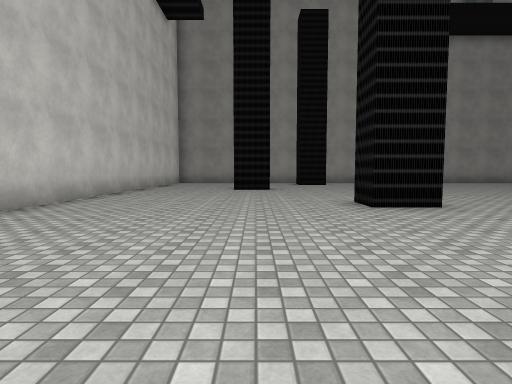
view 1 (above)

24 first-person views from a walk through a scene from a Unity 3-D project. The camera is 1.3 m above the floor, tilts 4° down and sees 80° across. The floor is counted in squares, 2 m on a side. Each view is taken from the middle of a square. On the plan, view 1 faces up. The plan holds only what a view shows up to about 10 squares ahead; the rest is blank. The player character is not drawn. Some surface patterns are stand-ins.

view 2
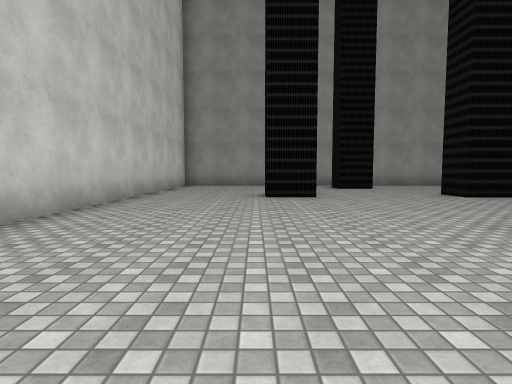

view 3
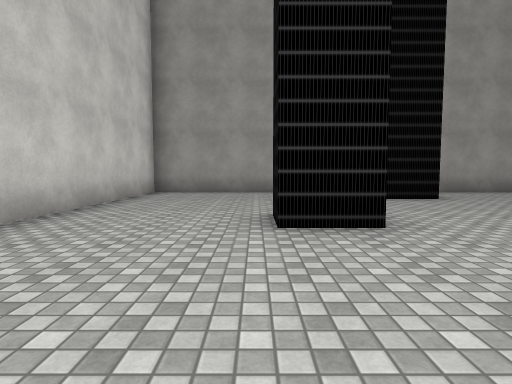

view 4
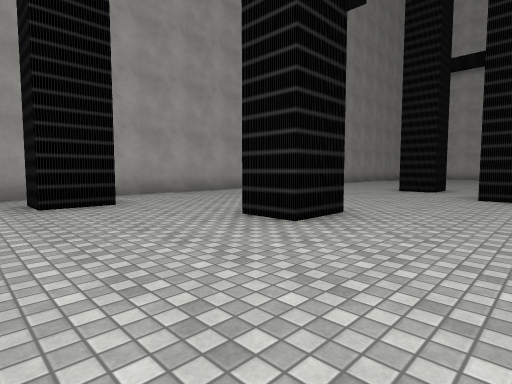

view 5
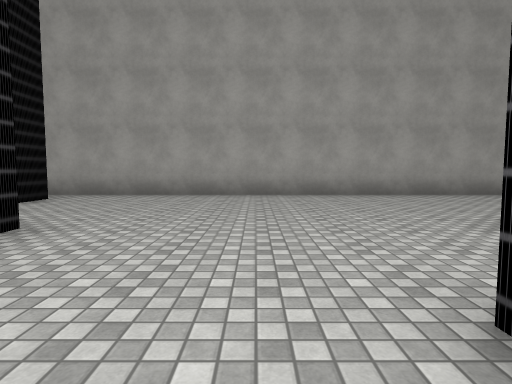

view 6
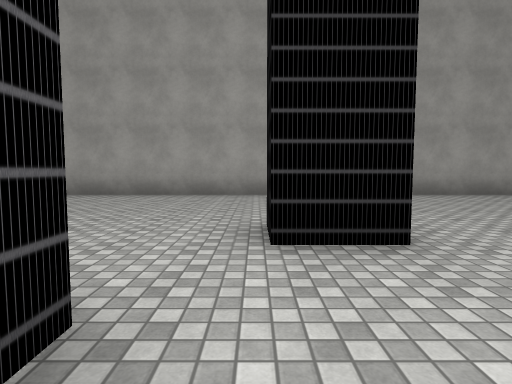

view 7
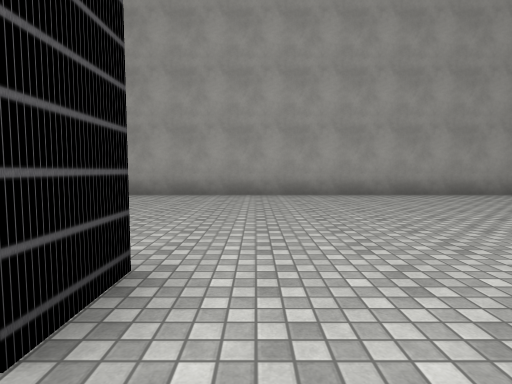

view 8
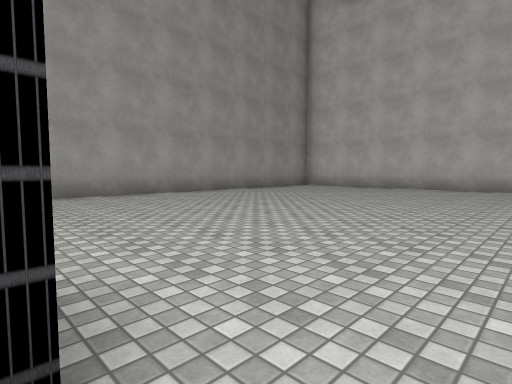

view 9
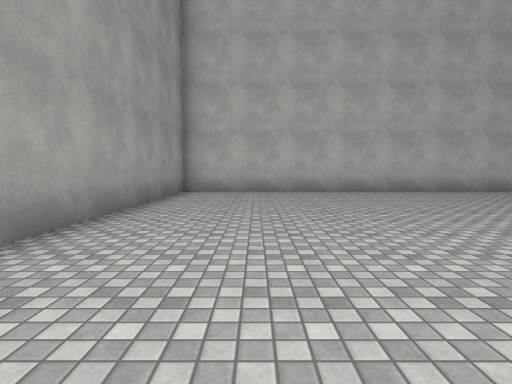

view 10
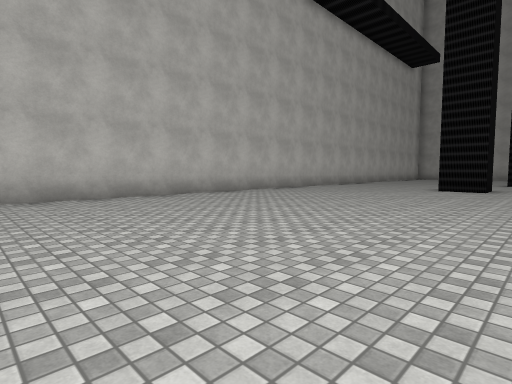

view 11
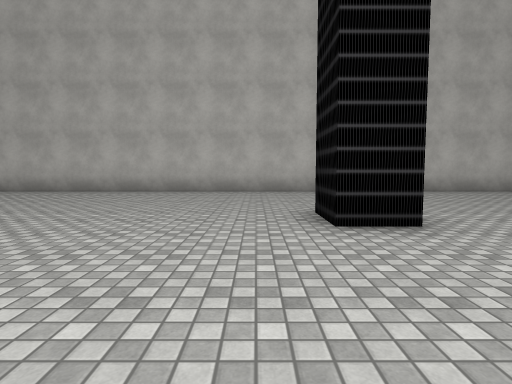

view 12
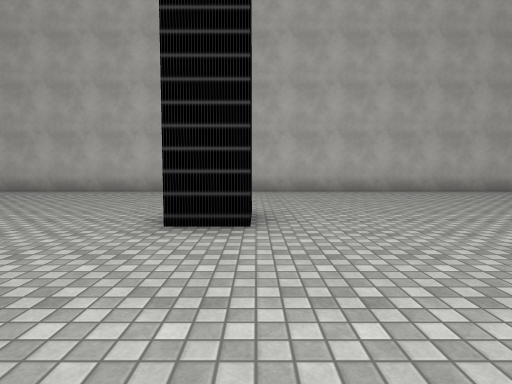

view 13
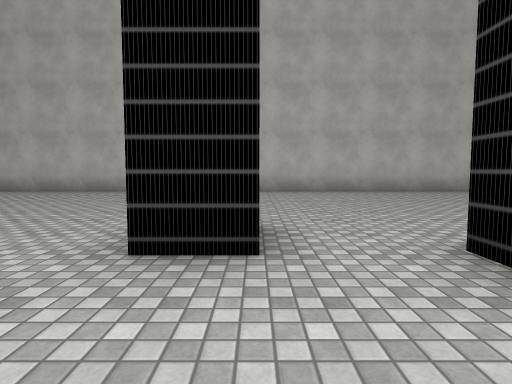

view 14
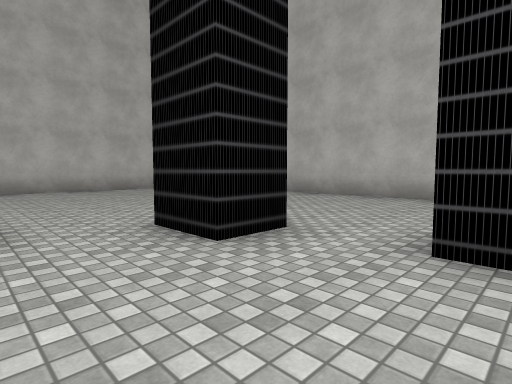

view 15
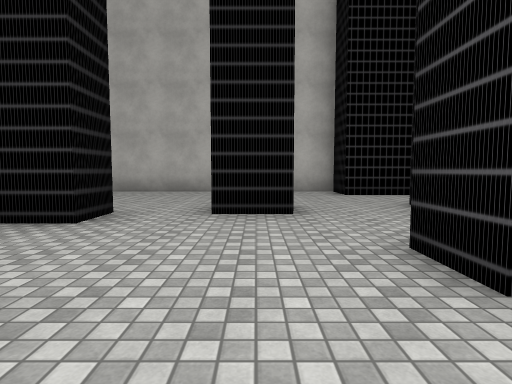

view 16
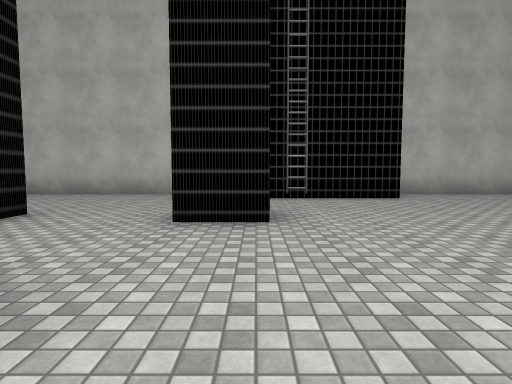

view 17
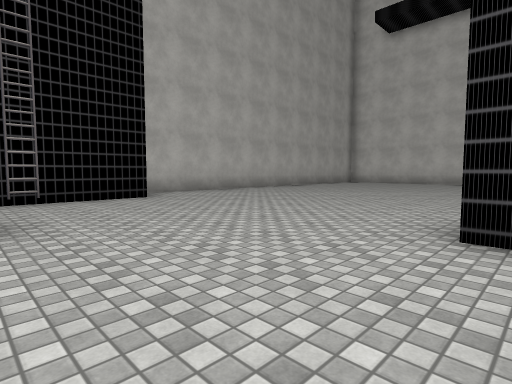

view 18
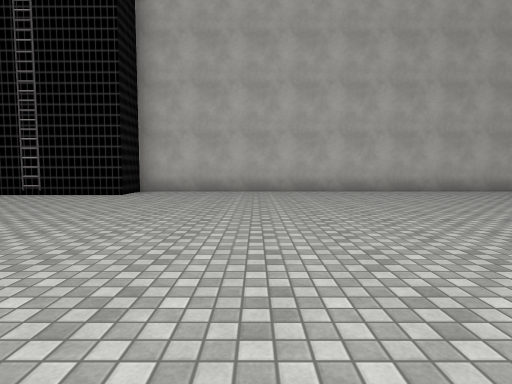

view 19
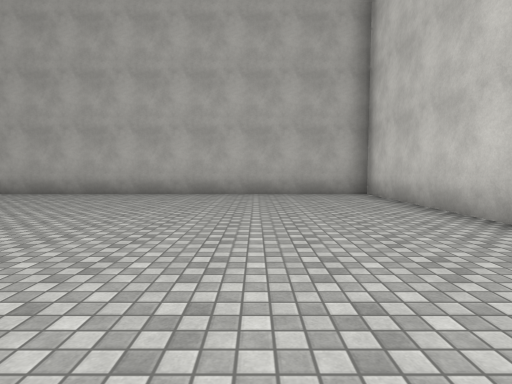

view 20
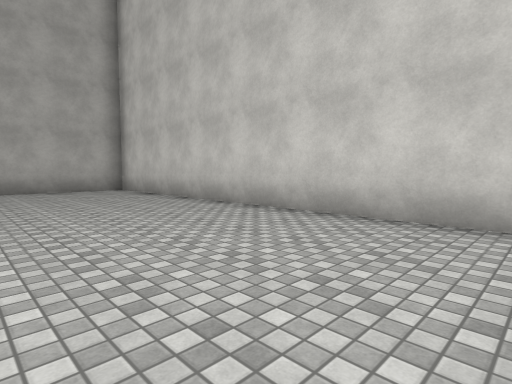

view 21
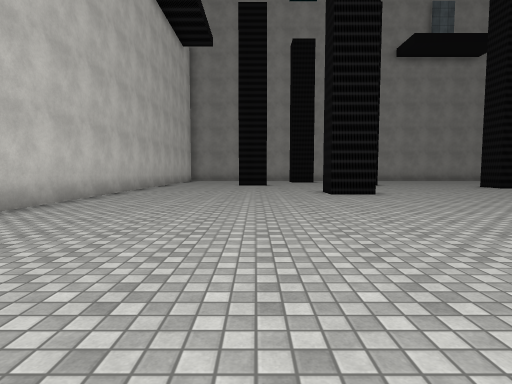

view 22
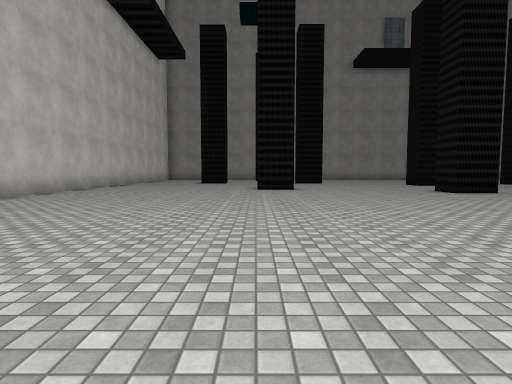

view 23
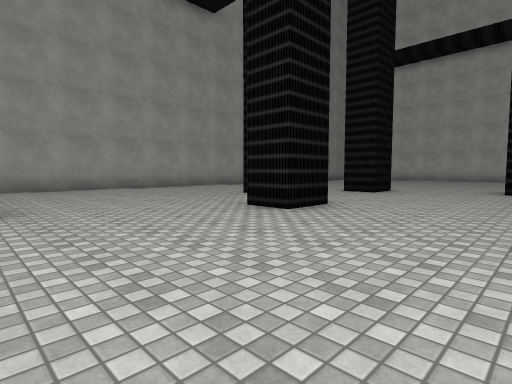

view 24
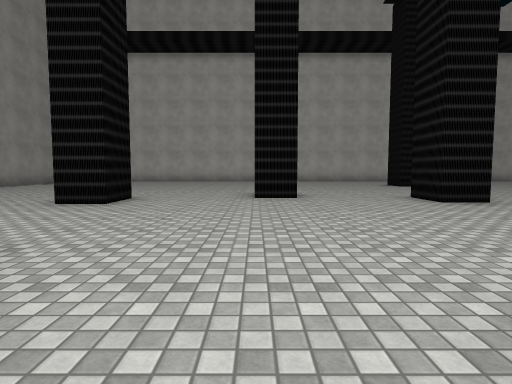

### Floor plan
Points are (right, up) in squares from view 1. A wall is a line through its corners. A room is listed if a view was taken in it or the views show most of it. See-through windows are left out.
Room 1 (views 1, 2, 3, 4, 5, 6, 7, 8, 9, 10, 11, 12, 13, 14, 15, 16, 17, 18, 19, 20, 21, 22, 23, 24)
walls: (14.2, 1.1) (14.2, 2.2) (15.5, 2.2); (9, 3.8) (7.7, 3.8) (7.7, 4.8); (15.3, 5) (15.3, 6.1); (10.2, 8.2) (9, 8.2) (9, 9.2); (14.7, -5.5) (14.7, -6.6); (12.4, 10.6) (11.1, 10.6) (11.1, 11.8); (15.2, 10) (15.2, 8.9) (14, 8.9) (14, 10); (20.5, -1) (20.5, 0.1) (21.8, 0.1); (3.4, 5.4) (2.1, 5.4) (2.1, 6.4); (5.4, 10.4) (4.1, 10.4) (4.1, 11.5); (11.8, -8.8) (13.1, -8.8); (19.3, -6.1) (19.3, -5); (15.4, -8.5) (16.8, -8.5); (15.4, -9.6) (15.4, -9); (18.2, -8.8) (18.2, -7.7) (19.5, -7.7); (0.5, 10.4) (-0.7, 10.4) (-0.7, 11.5); (3.2, 15.1) (3.2, 14) (2.1, 14) (2.1, 15); (-4.1, -3.3) (-4.1, -13.4) (8.6, -13.4) (8.6, -12.2) (13.6, -12.2) (13.6, -13.4) (22.1, -13.4); (-0.5, 16.2) (-4.1, 16.2) (-4.1, 1.7); (26.5, -12.8) (26.5, 16.2) (1.6, 16.2)
objects: other object (11, -12)

Where each view was taken, in squares from view 1:
view 1: 0 up, 0 right, facing up
view 2: 3 up, 1 left, facing up
view 3: 7 up, 1 left, facing up
view 4: 8 up, 1 right, facing up-right
view 5: 8 up, 8 right, facing up
view 6: 8 up, 11 right, facing up
view 7: 8 up, 16 right, facing up
view 8: 8 up, 15 right, facing up-right
view 9: 14 up, 17 right, facing right
view 10: 11 up, 19 right, facing down-right
view 11: 1 up, 17 right, facing right
view 12: 1 down, 17 right, facing right
view 13: 6 down, 17 right, facing right
view 14: 6 down, 16 right, facing down-right
view 15: 4 down, 16 right, facing down
view 16: 5 down, 12 right, facing down
view 17: 5 down, 12 right, facing down-left
view 18: 4 down, 5 right, facing down
view 19: 5 down, 1 left, facing down
view 20: 3 down, 0 right, facing down-left
view 21: 3 down, 0 right, facing up
view 22: 5 down, 2 right, facing up
view 23: 5 up, 5 right, facing up-right
view 24: 6 up, 8 right, facing right
